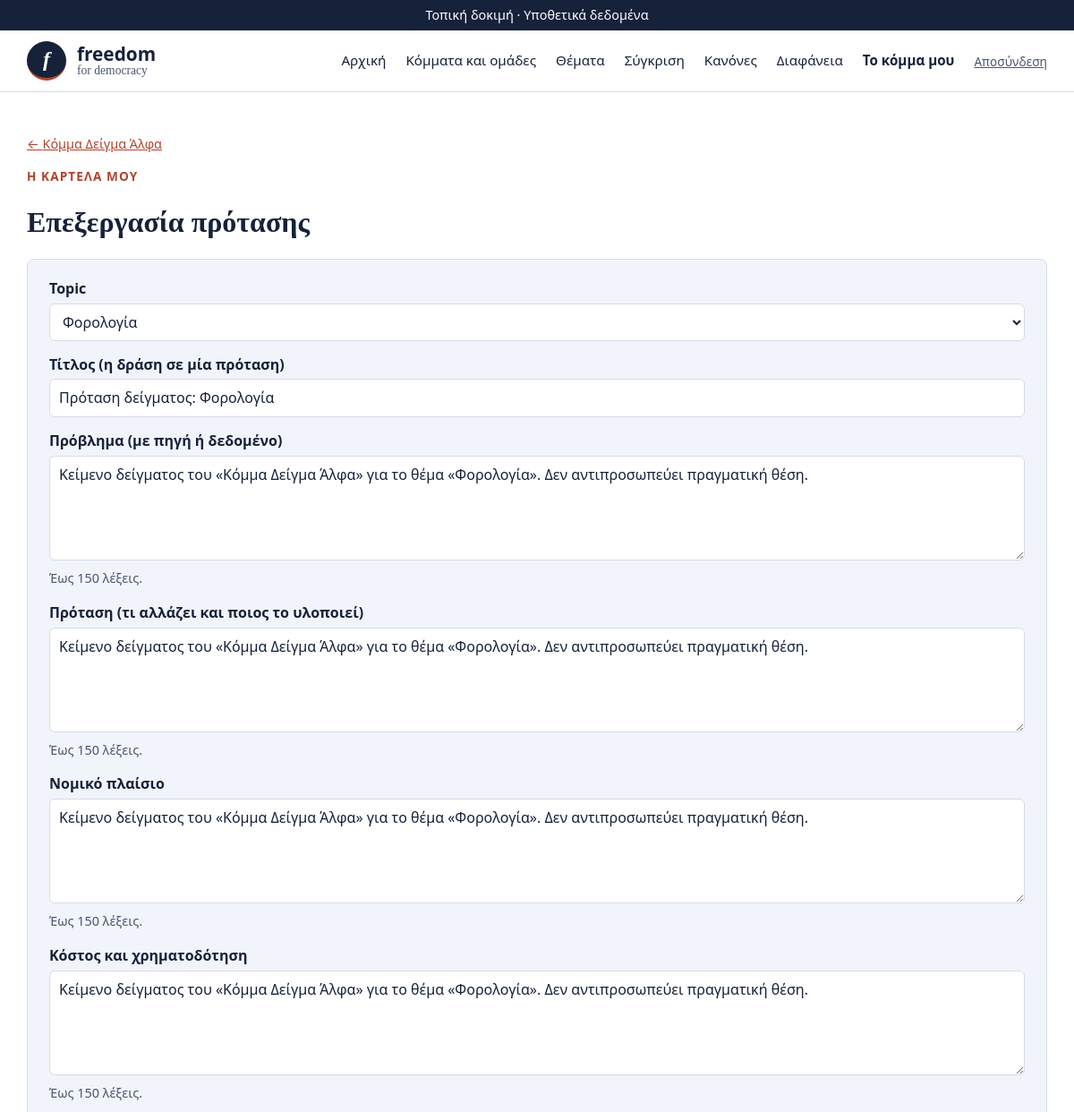
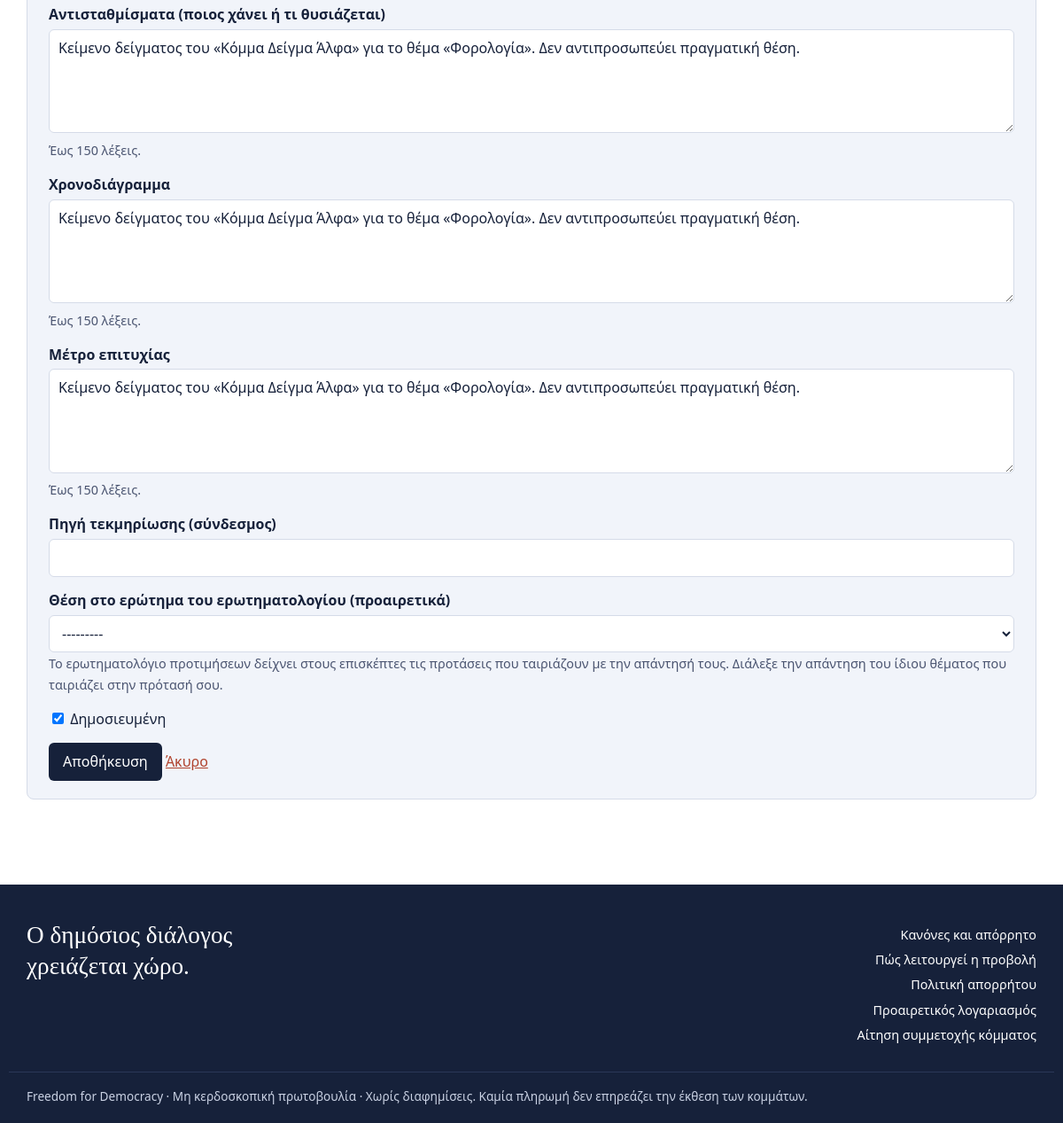
Page /komma/protasi/1/ (signed in) on the committed database (2 pictures, top to bottom).
### core/models.py (models this page shows, shortened)
class Party(models.Model):
    KIND_PARTY = "party"
    KIND_GROUP = "group"
    KINDS = [(KIND_PARTY, "Κόμμα"), (KIND_GROUP, "Ομάδα υπό σύσταση")]
    TIER_PROGRESS = "in_progress"
    TIER_FULL = "full"
    TIERS = [(TIER_PROGRESS, "Προφίλ σε εξέλιξη"), (TIER_FULL, "Πλήρες προφίλ")]
    name = models.CharField("Επωνυμία", max_length=120, unique=True)
    slug = models.CharField(max_length=140, unique=True, editable=False)
    slogan = models.CharField("Σύνθημα (έως 120 χαρακτήρες)", max_length=120, blank=True)
    kind = models.CharField("Είδος", max_length=10, choices=KINDS, default=KIND_PARTY)
    tier = models.CharField("Βαθμίδα προφίλ", max_length=12, choices=TIERS, default=TIER_PROGRESS)
    founded_year = models.PositiveSmallIntegerField("Έτος ίδρυσης", null=True, blank=True)
    responsible_persons = models.TextField(
        "Υπεύθυνα πρόσωπα (1-3, ένα όνομα ανά γραμμή)",
        help_text="Επαληθευμένα μέσω υπεύθυνης δήλωσης gov.gr.",
    )
    founders = models.TextField("Ιδρυτές", blank=True)
    founders_prior_service = models.BooleanField(
        "Ιδρυτές με προηγούμενη κοινοβουλευτική θητεία", default=False
    )
    funding = models.TextField("Πηγές χρηματοδότησης (δημόσια δήλωση)", blank=True)
    website = models.URLField("Επίσημη ιστοσελίδα", blank=True)
    is_example = models.BooleanField("Παράδειγμα (φανταστικά στοιχεία)", default=False,
                                     help_text="Εμφανίζεται με ετικέτα «Παράδειγμα» σε όλες τις σελίδες.")
    facebook = models.URLField("Facebook", blank=True)
    instagram = models.URLField("Instagram", blank=True)
    x_url = models.URLField("X (Twitter)", blank=True)
    youtube = models.URLField("YouTube", blank=True)
    tiktok = models.URLField("TikTok", blank=True)
    linkedin = models.URLField("LinkedIn", blank=True)
    image = models.ImageField(
        "Φωτογραφία ομάδας ή λογότυπο", upload_to="party_images/", blank=True,
        help_text="JPG, PNG ή WebP, έως 2 MB. Αφαιρούνται αυτόματα τα μεταδεδομένα της φωτογραφίας (π.χ. τοποθεσία).",
    )
    is_published = models.BooleanField("Δημοσιευμένο", default=False)
    graduated = models.BooleanField(
        "Απόφοιτο (εισήλθε στη Βουλή)",
        default=False,
        help_text="Το προφίλ μένει, αλλά το κόμμα βγαίνει από την ισότιμη εναλλαγή.",
    )
    moderation_note = models.TextField(
        "Αιτιολόγηση απόφασης (δημοσιεύεται στο αρχείο αποφάσεων)", blank=True
    )
    created_at = models.DateTimeField(auto_now_add=True)
    class Meta:
        ordering = ["name"]
        verbose_name = "Κόμμα / ομάδα"
        verbose_name_plural = "Κόμματα και ομάδες"
    SOCIALS = [
        ("facebook", "Facebook", ("facebook.com", "fb.com", "fb.me")),
        ("instagram", "Instagram", ("instagram.com",)),
        ("x_url", "X", ("x.com", "twitter.com")),
        ("youtube", "YouTube", ("youtube.com", "youtu.be")),
        ("tiktok", "TikTok", ("tiktok.com",)),
        ("linkedin", "LinkedIn", ("linkedin.com",)),
    ]

class Proposal(models.Model):
    party = models.ForeignKey(Party, on_delete=models.CASCADE, related_name="proposals")
    topic = models.ForeignKey(Topic, on_delete=models.PROTECT, related_name="proposals")
    title = models.CharField("Τίτλος (η δράση σε μία πρόταση)", max_length=200)
    problem = models.TextField("Πρόβλημα (με πηγή ή δεδομένο)", validators=[MaxWords(150)])
    action = models.TextField("Πρόταση (τι αλλάζει και ποιος το υλοποιεί)", validators=[MaxWords(150)])
    legal = models.TextField("Νομικό πλαίσιο", validators=[MaxWords(150)])
    cost = models.TextField("Κόστος και χρηματοδότηση", validators=[MaxWords(150)])
    tradeoffs = models.TextField("Αντισταθμίσματα (ποιος χάνει ή τι θυσιάζεται)", validators=[MaxWords(150)])
    timeline = models.TextField("Χρονοδιάγραμμα", validators=[MaxWords(150)])
    metric = models.TextField("Μέτρο επιτυχίας", validators=[MaxWords(150)])
    source = models.URLField("Πηγή τεκμηρίωσης (σύνδεσμος)", blank=True)
    stance = models.ForeignKey("PrefOption", null=True, blank=True, on_delete=models.SET_NULL, related_name="proposals",
                               verbose_name="Θέση στο ερώτημα του ερωτηματολογίου (προαιρετικά)")
    is_published = models.BooleanField("Δημοσιευμένη", default=True)
    created_at = models.DateTimeField(auto_now_add=True)
    updated_at = models.DateTimeField(auto_now=True)
    class Meta:
        ordering = ["topic__order", "title"]
        verbose_name = "Δομημένη πρόταση"
        verbose_name_plural = "Δομημένες προτάσεις"
    FIELDS = [
        ("problem", "Πρόβλημα"),
        ("action", "Πρόταση"),
        ("legal", "Νομικό πλαίσιο"),
        ("cost", "Κόστος και χρηματοδότηση"),
        ("tradeoffs", "Αντισταθμίσματα"),
        ("timeline", "Χρονοδιάγραμμα"),
        ("metric", "Μέτρο επιτυχίας"),
    ]

### core/account_views.py (the view, shortened to what this page needs)
# urls.py: path("komma/protasi/<int:pk>/", account_views.proposal_edit, name="proposal_edit"),
@member_required
def proposal_edit(request, pk=None):
    party = request.member_party
    instance = get_object_or_404(Proposal, pk=pk, party=party) if pk else None
    form = ProposalForm(request.POST or None, instance=instance)
    title = "Νέα δομημένη πρόταση" if instance is None else "Επεξεργασία πρότασης"
    return render(request, "core/form_page.html", {"form": form, "title": title, "party": party})

### core/forms.py (shortened to what this page needs)
class ProposalForm(forms.ModelForm):
    def __init__(self, *args, **kwargs):
        super().__init__(*args, **kwargs)
        self.fields["source"].required = True
        self.fields["stance"].queryset = PrefOption.objects.select_related("question__topic")
        self.fields["stance"].label_from_instance = lambda o: f"{o.question.topic.name}: {o.text}"
        self.fields["stance"].help_text = ("Το ερωτηματολόγιο προτιμήσεων δείχνει στους επισκέπτες τις προτάσεις που ταιριάζουν "
                                           "με την απάντησή τους. Διάλεξε την απάντηση του ίδιου θέματος που ταιριάζει στην πρότασή σου.")
    class Meta:
        model = Proposal
        fields = ["topic", "title", "problem", "action", "legal", "cost", "tradeoffs", "timeline", "metric", "source", "stance", "is_published"]
        widgets = {name: forms.Textarea(attrs={"rows": 4}) for name in
                   ["problem", "action", "legal", "cost", "tradeoffs", "timeline", "metric"]}
        help_texts = {name: "Έως 150 λέξεις." for name in
                      ["problem", "action", "legal", "cost", "tradeoffs", "timeline", "metric"]}

### core/citizens.py (called while the page is built)
def citizen_of(request):
    if not hasattr(request, "_citizen"):
        user = getattr(request, "user", None)
        profile = None
        if user is not None and user.is_authenticated:
            profile = CitizenProfile.objects.filter(user=user).first()
        request._citizen = profile
    return request._citizen

### core/context.py (called while the page is built)
def site(request):
    return {"demo_banner": settings.FD_DEMO_BANNER, "member_party": member_party(request),
            "apply_enabled": features.enabled(request, "applications"),
            "citizen": citizens.citizen_of(request),
            "accounts_mode": features.enabled(request, "citizen_accounts"),
            "compare_enabled": features.enabled(request, "comparison")}

### core/features.py (called while the page is built)
def enabled(request, key):
    from .models import FeatureFlag
    state = FeatureFlag.objects.filter(key=key).values_list("state", flat=True).first()
    if state is None and key in DEFAULTS:
        ensure_flags()
        state = FeatureFlag.objects.filter(key=key).values_list("state", flat=True).first()
    if state == FeatureFlag.ON:
        return True
    if state == FeatureFlag.TEST:
        user = getattr(request, "user", None)
        return bool(user and user.is_active and user.is_staff)
    return False

### core/models.py (called while the page is built)
    def __str__(self):
        return self.name

### core/templates/core/form_page.html (shortened to what this page needs)
{% extends "core/base.html" %}
{% block content %}
<p class="note"><a href="{% url 'manage' %}">← {{ party.name }}</a></p>
<p class="eyebrow">Η καρτέλα μου</p>
<h1>{{ title }}</h1>
<form method="post" class="panel" enctype="multipart/form-data">
  {% include "core/_form_fields.html" %}
  <button type="submit">Αποθήκευση</button>
  <a href="{% url 'manage' %}">Άκυρο</a>
</form>
{% endblock %}

### core/templates/core/_form_fields.html (shortened to what this page needs)
{% for field in form %}
  <div class="form-row">
    {% if field.field.widget.input_type == "checkbox" %}
      <label for="{{ field.id_for_label }}" class="check">{{ field }} {{ field.label }}</label>
    {% else %}
      <label for="{{ field.id_for_label }}">{{ field.label }}</label>
      {{ field }}
    {% endif %}
    {% if field.help_text %}<span class="note">{{ field.help_text }}</span>{% endif %}
  </div>
{% endfor %}

### core/static/core/style.css (style rules this page uses)
:root { --navy: #16213a; --red: #b0432d; --tint: #f1f4fa; --line: #d5dbe8; --muted: #4a5470; --pale: #c9d1e3; --white: #ffffff; }
* { box-sizing: border-box; }
body { margin: 0; font-family: system-ui, -apple-system, "Segoe UI", Roboto, Arial, sans-serif; background: var(--white); color: var(--navy); line-height: 1.55; }
h1, h2, h3 { font-family: Georgia, "Times New Roman", serif; line-height: 1.2; color: var(--navy); }
h1 { font-size: 2rem; }
a { color: var(--red); }
.panel { background: var(--tint); border: 1px solid var(--line); border-radius: 8px; padding: 20px 24px; margin: 16px 0; }
label { display: block; font-weight: 600; margin-bottom: 4px; }
label.check { font-weight: 400; }
input[type=text], input[type=email], input[type=url], input[type=password], input[type=number], select, textarea { width: 100%; padding: 8px 10px; border: 1px solid var(--line); border-radius: 6px; font: inherit; background: #fff; color: var(--navy); }
button, .btn { background: var(--navy); color: #fff; border: 0; border-radius: 6px; padding: 9px 16px; font: inherit; cursor: pointer; text-decoration: none; display: inline-block; }
.form-row { margin-bottom: 14px; }
.note { color: var(--muted); font-size: 0.9rem; }
.eyebrow { text-transform: uppercase; letter-spacing: 0.08em; color: var(--red); font-weight: 700; font-size: 0.85rem; margin: 0 0 12px; }

### rows in the picture
Party: name "Κόμμα Δείγμα Άλφα"
Proposal: form "Φορολογία" "Πρόταση δείγματος: Φορολογία" "Κείμενο δείγματος του «Κόμμα Δείγμα Άλφα» για το θέμα «Φορολογία». Δεν αντιπροσωπεύει πραγματική θέση." "Κείμενο δείγματος του «Κόμμα Δείγμα Άλφα» για το θέμα «Φορολογία». Δεν αντιπροσωπεύει πραγματική θέση." "Κείμενο δείγματος του «Κόμμα Δείγμα Άλφα» για το θέμα «Φορολογία». Δεν αντιπροσωπεύει πραγματική θέση." "Κείμενο δείγματος του «Κόμμα Δείγμα Άλφα» για το θέμα «Φορολογία». Δεν αντιπροσωπεύει πραγματική θέση." "Κείμενο δείγματος του «Κόμμα Δείγμα Άλφα» για το θέμα «Φορολογία». Δεν αντιπροσωπεύει πραγματική θέση." "Κείμενο δείγματος του «Κόμμα Δείγμα Άλφα» για το θέμα «Φορολογία». Δεν αντιπροσωπεύει πραγματική θέση." "Κείμενο δείγματος του «Κόμμα Δείγμα Άλφα» για το θέμα «Φορολογία». Δεν αντιπροσωπεύει πραγματική θέση." "---------", form "☑"

### other values in the picture
{{ title }} "Επεξεργασία πρότασης"
{{ field.label }} "Topic" "Τίτλος (η δράση σε μία πρόταση)" "Πρόβλημα (με πηγή ή δεδομένο)" "Πρόταση (τι αλλάζει και ποιος το υλοποιεί)" "Νομικό πλαίσιο" "Κόστος και χρηματοδότηση" "Αντισταθμίσματα (ποιος χάνει ή τι θυσιάζεται)" "Χρονοδιάγραμμα" "Μέτρο επιτυχίας" "Πηγή τεκμηρίωσης (σύνδεσμος)" "Θέση στο ερώτημα του ερωτηματολογίου (προαιρετικά)"
{{ field.help_text }} "Έως 150 λέξεις." "Έως 150 λέξεις." "Έως 150 λέξεις." "Έως 150 λέξεις." "Έως 150 λέξεις." "Έως 150 λέξεις." "Έως 150 λέξεις." "Το ερωτηματολόγιο προτιμήσεων δείχνει στους επισκέπτες τις προτάσεις που ταιριάζουν με την απάντησή τους. Διάλεξε την απάντηση του ίδιου θέματος που ταιριάζει στην πρότασή σου."
{{ field.label }} "Δημοσιευμένη"
